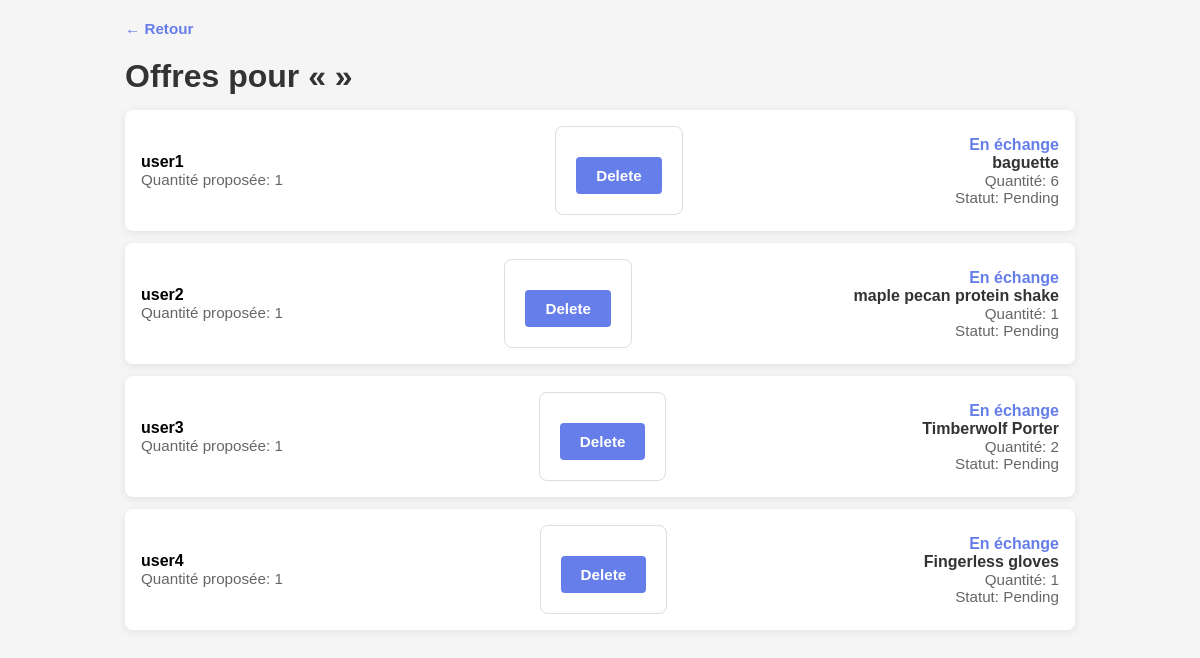
Page /my_offers.php?id=81 (signed in) on the committed database.
### tables this page shows
CREATE TABLE Offers (
	id INT AUTO_INCREMENT NOT NULL PRIMARY KEY,
	product_id INT,
	product_quantity INT DEFAULT 1,
	offer_id INT,
	offer_quantity INT DEFAULT 1,
	user_id INT,
	status ENUM('Accepted', 'Rejected', 'Pending') DEFAULT 'Pending',

	CONSTRAINT fk_offers_product
	FOREIGN KEY (product_id) REFERENCES Products(id) ON DELETE CASCADE,
	CONSTRAINT fk_offers_offer
	FOREIGN KEY (offer_id) REFERENCES Products(id) ON DELETE CASCADE,
	FOREIGN KEY (user_id) REFERENCES Users(user_id)
);

CREATE TABLE Users (
	user_id INT AUTO_INCREMENT NOT NULL PRIMARY KEY,
	username CHAR(50) UNIQUE NOT NULL,
	email CHAR(255) UNIQUE NOT NULL,
	hashed_password CHAR(255) NOT NULL,
	admin BOOLEAN DEFAULT FALSE
);

CREATE TABLE Products (
	id INT AUTO_INCREMENT NOT NULL PRIMARY KEY,
	user_id INT,
	name CHAR(50) NOT NULL,
	description VARCHAR(255),
	offers INT DEFAULT 0,
	FOREIGN KEY (user_id) REFERENCES Users(user_id)
);

### actions/offers_action.php (called while the page is built, shortened)
<?php
function SQL_GET_OFFERS_BY_PRODUCT_ID($conn, $id) {
	$req = $conn->prepare("SELECT * FROM Offers WHERE product_id = :id");
	$req->execute(['id' => $id]);
	return $req->fetchAll();
}
function SQL_GET_USER_BY_OFFER_ID($conn, $offer_id) {
	$req = $conn->prepare(
		"SELECT u.user_id, u.username FROM Offers o JOIN Users u ON o.user_id = u.user_id WHERE o.id = :id"
	);
	$req->execute(['id' => $offer_id]);
	return $req->fetch();
}
function SQL_GET_PRODUCT_BY_OFFER_ID($conn, $offer_id) {
	$req = $conn->prepare(
		"SELECT p.* FROM Offers o JOIN Products p ON o.offer_id = p.id WHERE o.id = :id"
	);
	$req->execute(['id' => $offer_id]);
	return $req->fetch();
}
?>

### my_offers.php (the view, shortened to what this page needs)
<?php
require 'includes/db_connect.php';
require 'actions/offers_action.php';
if (isset($_GET['id'])) {
	$product_id = (int) $_GET['id'];
	$product_name = isset($_GET['name']) ? htmlspecialchars($_GET['name']) : '';
	$offers = SQL_GET_OFFERS_BY_PRODUCT_ID($conn, $product_id);
	$mode = 'by_product';
}
?>
<!DOCTYPE html>
<html lang="fr">
<head>
	<link rel="stylesheet" href="assets/css/style.css">
</head>
<body>
	<div class="container">
		<div class="back-link"><a href="index.php">← Retour</a></div>
		<?php if ($mode === 'by_product'): ?>
			<h1>Offres pour « <?= htmlspecialchars($product_name) ?> »</h1>
			<?php if (empty($offers)): ?>
				<div class="empty-state">Aucune offre pour ce produit pour l'instant.</div>
			<?php else: ?>
				<?php foreach ($offers as $offer):
					$user = SQL_GET_USER_BY_OFFER_ID($conn, $offer['id']);
					$offered_product = SQL_GET_PRODUCT_BY_OFFER_ID($conn, $offer['id']);
				?>
					<div class="offer-item">
						<div class="offer-header">
							<div>
								<strong><?= htmlspecialchars($user['username'] ?? 'Utilisateur inconnu') ?></strong>
								<div class="offer-meta">Quantité proposée: <?= (int) $offer['product_quantity'] ?></div>
							</div>
							<?php if ($_SESSION['admin']): ?>
							<form method="POST" class="deleteForm">
								<button type="submit" class="btn-submit">Delete</button>
							</form>
							<?php endif; ?>
							<div style="text-align:right">
								<div style="color:#667eea;font-weight:bold;">En échange</div>
								<div style="color:#333;font-weight:bold;"><?= htmlspecialchars($offered_product['name'] ?? 'Produit supprimé') ?></div>
								<div class="offer-meta">Quantité: <?= (int) $offer['offer_quantity'] ?></div>
								<div class="offer-meta">Statut: <?= $offer['status'] ?></div>
							</div>
						</div>
					</div>
				<?php endforeach; ?>
			<?php endif; ?>
		<?php endif; ?>
	</div>
</body>
</html>

### assets/css/style.css (style rules this page uses)
* { margin: 0; padding: 0; box-sizing: border-box; }
html, body { height: 100%; }
body { font-family: Arial, sans-serif; background: #f5f5f5; }
html, body { overflow-x: hidden; }
h1, h2 { margin-bottom: 15px; color: #333; }
h1 { font-size: 2em; }
form { background: white; padding: 20px; border: 1px solid #ddd; border-radius: 8px; max-width: 400px; }
button, .btn-generic { padding: 10px 20px; margin-top: 10px; cursor: pointer; background-color: darkorange; color: white; border: 2px solid darkorange; border-radius: 5px; font-weight: bold; font-size: 0.95em; transition: all 0.3s ease; }
body { padding: 20px; }
.container { max-width: 950px; margin: 0 auto; }
.back-link { margin-bottom: 20px; }
.back-link a { color: #667eea; text-decoration: none; font-weight: bold; font-size: 0.95em; }
.btn-submit, .btn-cancel { padding: 10px 20px; border: none; border-radius: 4px; cursor: pointer; font-weight: bold; font-size: 0.95em; transition: all 0.3s ease; white-space: nowrap; }
.btn-submit { background-color: #667eea; color: white; flex: 0 1 auto; }

### my_offers.php (style rules this page uses)
.offer-item { background: white; padding: 16px; border-radius: 8px; margin-bottom: 12px; box-shadow: 0 2px 8px rgba(0,0,0,0.08); }
.offer-header { display:flex; justify-content:space-between; align-items:center; gap:12px; }
.offer-meta { color:#666; font-size:0.95em; }

### rows in the picture
offers: user.username "user1", product_quantity "1", offer.name "baguette", offer_quantity "6", status "Pending"
offers: user.username "user2", product_quantity "1", offer.name "maple pecan protein shake", offer_quantity "1", status "Pending"
offers: user.username "user3", product_quantity "1", offer.name "Timberwolf Porter", offer_quantity "2", status "Pending"
offers: user.username "user4", product_quantity "1", offer.name "Fingerless gloves", offer_quantity "1", status "Pending"
